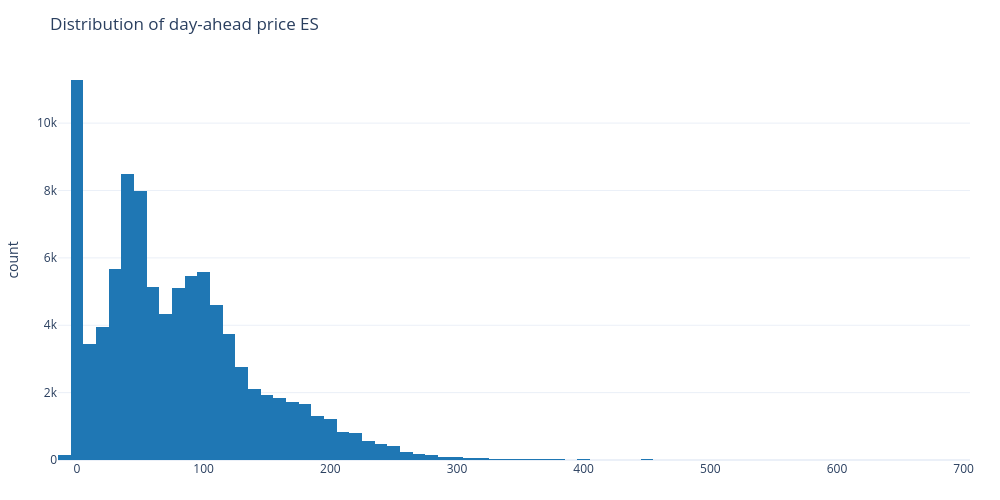

The code cell stored with this chart in its notebook:
### Markdown cell above
- 5/7 years show shift. The data used to have a strong trend (probably Ukraine conflict).

### Code cell
hourly = omie_price.sort("datetime").group_by_dynamic("datetime", every="1h").agg(pl.col(PRICE_ES).mean()).with_columns(year=pl.col("datetime").dt.year())

# 1D differencing
hourly = hourly.with_columns(pl.col(PRICE_ES).diff(24).alias(PRICE_ES_DIFF_1D))

show_df(
    hourly.group_by("year")
    .agg(
        pl.col(PRICE_ES_DIFF_1D).skew().alias("skew"),
        pl.col(PRICE_ES_DIFF_1D).kurtosis().alias("kurt"),
        pl.col(PRICE_ES_DIFF_1D).quantile(0.01).alias("q01"),
        pl.col(PRICE_ES_DIFF_1D).median().alias("q50"),
        pl.col(PRICE_ES_DIFF_1D).quantile(0.99).alias("q99"),
        (pl.col(PRICE_ES_DIFF_1D) <= 0).mean().alias("positive_share"),
    )
    .sort("year"),
)

histogram(omie_price, PRICE_ES, nbins=100, title="Distribution of day-ahead price ES")

### Figure 1 — Plotly figure (JSON) as saved in the notebook; plotly's stock layout.template omitted (floating-point values rounded to 4 significant figures; data arrays with more than 128 entries replaced by an {"elided": "..."} marker saying what was removed)
{"data": [{"marker": {"color": "#1f77b4"}, "name": "price_es", "nbinsx": 100, "opacity": 1, "type": "histogram", "x": {"elided": "93671 float values"}}], "layout": {"barmode": "overlay", "height": 500, "margin": {"b": 40, "l": 50, "r": 30, "t": 60}, "title": {"text": "Distribution of day-ahead price ES"}, "width": 1000, "yaxis": {"title": {"text": "count"}}}}
